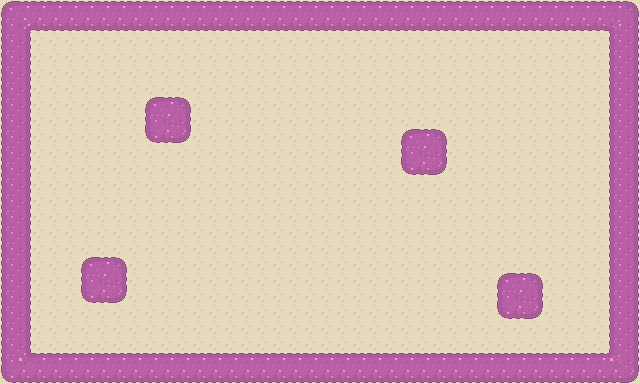

This game map was drawn from its Tiled (.tmx) file and the tilesets committed beside it. A one-line description and the full map source follow:
An orthogonal 40x24 tile map with 16x16 px tiles, 2 tile layers (floor, walls) and 13 objects.

<map version="1.0" tiledversion="1.0.2" orientation="orthogonal" renderorder="right-down" width="40" height="24" tilewidth="16" tileheight="16" nextobjectid="1">
 <tileset firstgid="1" name="tileset" tilewidth="16" tileheight="16" tilecount="36" columns="9">
  <image source="../img/tiles_purple.png" width="144" height="64" />
  <tile id="0">
   <objectgroup draworder="index">
    <object id="5" x="0" y="0" width="16" height="16" />
   </objectgroup>
  </tile>
  <tile id="1">
   <objectgroup draworder="index">
    <object id="1" x="0" y="0" width="16" height="16" />
   </objectgroup>
  </tile>
  <tile id="2">
   <objectgroup draworder="index">
    <object id="1" x="0" y="0" width="16" height="16" />
   </objectgroup>
  </tile>
  <tile id="3">
   <objectgroup draworder="index">
    <object id="1" x="0" y="0" width="16" height="16" />
   </objectgroup>
  </tile>
  <tile id="4">
   <objectgroup draworder="index">
    <object id="1" x="0" y="0" width="16" height="16" />
   </objectgroup>
  </tile>
  <tile id="9">
   <objectgroup draworder="index">
    <object id="1" x="0" y="0" width="16" height="16" />
   </objectgroup>
  </tile>
  <tile id="10">
   <objectgroup draworder="index">
    <object id="1" x="0" y="0" width="16" height="16" />
   </objectgroup>
  </tile>
  <tile id="11">
   <objectgroup draworder="index">
    <object id="1" x="0" y="0" width="16" height="16" />
   </objectgroup>
  </tile>
  <tile id="12">
   <objectgroup draworder="index">
    <object id="1" x="0" y="0" width="16" height="16" />
   </objectgroup>
  </tile>
  <tile id="13">
   <objectgroup draworder="index">
    <object id="1" x="0" y="0" width="16" height="16" />
   </objectgroup>
  </tile>
  <tile id="18">
   <objectgroup draworder="index" />
  </tile>
  <tile id="20">
   <objectgroup draworder="index">
    <object id="1" x="0" y="0" width="16" height="16" />
   </objectgroup>
  </tile>
  <tile id="21">
   <objectgroup draworder="index">
    <object id="1" x="0" y="0" width="16" height="16" />
   </objectgroup>
  </tile>
  <tile id="22">
   <objectgroup draworder="index">
    <object id="1" x="0" y="0" width="16" height="16" />
   </objectgroup>
  </tile>
 </tileset>
 <layer name="floor" width="40" height="24">
  <data encoding="csv">
19,19,19,19,19,19,19,19,19,19,19,19,19,19,19,19,19,19,19,19,19,19,19,19,19,19,19,19,19,19,19,19,19,19,19,19,19,19,19,19,
19,19,19,19,19,19,19,19,19,19,19,19,19,19,19,19,19,19,19,19,19,19,19,19,19,19,19,19,19,19,19,19,19,19,19,19,19,19,19,19,
19,19,19,19,19,19,19,19,19,19,19,19,19,19,19,19,19,19,19,19,19,19,19,19,19,19,19,19,19,19,19,19,19,19,19,19,19,19,19,19,
19,19,19,19,19,19,19,19,19,19,19,19,19,19,19,19,19,19,19,19,19,19,19,19,19,19,19,19,19,19,19,19,19,19,19,19,19,19,19,19,
19,19,19,19,19,19,19,19,19,19,19,19,19,19,19,19,19,19,19,19,19,19,19,19,19,19,19,19,19,19,19,19,19,19,19,19,19,19,19,19,
19,19,19,19,19,19,19,19,19,19,19,19,19,19,19,19,19,19,19,19,19,19,19,19,19,19,19,19,19,19,19,19,19,19,19,19,19,19,19,19,
19,19,19,19,19,19,19,19,19,19,19,19,19,19,19,19,19,19,19,19,19,19,19,19,19,19,19,19,19,19,19,19,19,19,19,19,19,19,19,19,
19,19,19,19,19,19,19,19,19,19,19,19,19,19,19,19,19,19,19,19,19,19,19,19,19,19,19,19,19,19,19,19,19,19,19,19,19,19,19,19,
19,19,19,19,19,19,19,19,19,19,19,19,19,19,19,19,19,19,19,19,19,19,19,19,19,19,19,19,19,19,19,19,19,19,19,19,19,19,19,19,
19,19,19,19,19,19,19,19,19,19,19,19,19,19,19,19,19,19,19,19,19,19,19,19,19,19,19,19,19,19,19,19,19,19,19,19,19,19,19,19,
19,19,19,19,19,19,19,19,19,19,19,19,19,19,19,19,19,19,19,19,19,19,19,19,19,19,19,19,19,19,19,19,19,19,19,19,19,19,19,19,
19,19,19,19,19,19,19,19,19,19,19,19,19,19,19,19,19,19,19,19,19,19,19,19,19,19,19,19,19,19,19,19,19,19,19,19,19,19,19,19,
19,19,19,19,19,19,19,19,19,19,19,19,19,19,19,19,19,19,19,19,19,19,19,19,19,19,19,19,19,19,19,19,19,19,19,19,19,19,19,19,
19,19,19,19,19,19,19,19,19,19,19,19,19,19,19,19,19,19,19,19,19,19,19,19,19,19,19,19,19,19,19,19,19,19,19,19,19,19,19,19,
19,19,19,19,19,19,19,19,19,19,19,19,19,19,19,19,19,19,19,19,19,19,19,19,19,19,19,19,19,19,19,19,19,19,19,19,19,19,19,19,
19,19,19,19,19,19,19,19,19,19,19,19,19,19,19,19,19,19,19,19,19,19,19,19,19,19,19,19,19,19,19,19,19,19,19,19,19,19,19,19,
19,19,19,19,19,19,19,19,19,19,19,19,19,19,19,19,19,19,19,19,19,19,19,19,19,19,19,19,19,19,19,19,19,19,19,19,19,19,19,19,
19,19,19,19,19,19,19,19,19,19,19,19,19,19,19,19,19,19,19,19,19,19,19,19,19,19,19,19,19,19,19,19,19,19,19,19,19,19,19,19,
19,19,19,19,19,19,19,19,19,19,19,19,19,19,19,19,19,19,19,19,19,19,19,19,19,19,19,19,19,19,19,19,19,19,19,19,19,19,19,19,
19,19,19,19,19,19,19,19,19,19,19,19,19,19,19,19,19,19,19,19,19,19,19,19,19,19,19,19,19,19,19,19,19,19,19,19,19,19,19,19,
19,19,19,19,19,19,19,19,19,19,19,19,19,19,19,19,19,19,19,19,19,19,19,19,19,19,19,19,19,19,19,19,19,19,19,19,19,19,19,19,
19,19,19,19,19,19,19,19,19,19,19,19,19,19,19,19,19,19,19,19,19,19,19,19,19,19,19,19,19,19,19,19,19,19,19,19,19,19,19,19,
19,19,19,19,19,19,19,19,19,19,19,19,19,19,19,19,19,19,19,19,19,19,19,19,19,19,19,19,19,19,19,19,19,19,19,19,19,19,19,19,
19,19,19,19,19,19,19,19,19,19,19,19,19,19,19,19,19,19,19,19,19,19,19,19,19,19,19,19,19,19,19,19,19,19,19,19,19,19,19,19
</data>
 </layer>
 <layer name="walls" width="40" height="24">
  <data encoding="csv">
3,4,4,4,4,4,4,4,4,4,4,4,4,4,4,4,4,4,4,4,4,4,4,4,4,4,4,4,4,4,4,4,4,4,4,4,4,4,4,5,
12,1,22,22,22,22,22,22,22,22,22,22,22,22,22,22,22,22,22,22,22,22,22,22,22,22,22,22,22,22,22,22,22,22,22,22,22,22,2,14,
12,14,0,0,0,0,0,0,0,0,0,0,0,0,0,0,0,0,0,0,0,0,0,0,0,0,0,0,0,0,0,0,0,0,0,0,0,0,12,14,
12,14,0,0,0,0,0,0,0,0,0,0,0,0,0,0,0,0,0,0,0,0,0,0,0,0,0,0,0,0,0,0,0,0,0,0,0,0,12,14,
12,14,0,0,0,0,0,0,0,0,0,0,0,0,0,0,0,0,0,0,0,0,0,0,0,0,0,0,0,0,0,0,0,0,0,0,0,0,12,14,
12,14,0,0,0,0,0,0,0,0,0,0,0,0,0,0,0,0,0,0,0,0,0,0,0,0,0,0,0,0,0,0,0,0,0,0,0,0,12,14,
12,14,0,0,0,0,0,0,0,3,4,5,0,0,0,0,0,0,0,0,0,0,0,0,0,0,0,0,0,0,0,0,0,0,0,0,0,0,12,14,
12,14,0,0,0,0,0,0,0,12,13,14,0,0,0,0,0,0,0,0,0,0,0,0,0,0,0,0,0,0,0,0,0,0,0,0,0,0,12,14,
12,14,0,0,0,0,0,0,0,21,22,23,0,0,0,0,0,0,0,0,0,0,0,0,0,3,4,5,0,0,0,0,0,0,0,0,0,0,12,14,
12,14,0,0,0,0,0,0,0,0,0,0,0,0,0,0,0,0,0,0,0,0,0,0,0,12,13,14,0,0,0,0,0,0,0,0,0,0,12,14,
12,14,0,0,0,0,0,0,0,0,0,0,0,0,0,0,0,0,0,0,0,0,0,0,0,21,22,23,0,0,0,0,0,0,0,0,0,0,12,14,
12,14,0,0,0,0,0,0,0,0,0,0,0,0,0,0,0,0,0,0,0,0,0,0,0,0,0,0,0,0,0,0,0,0,0,0,0,0,12,14,
12,14,0,0,0,0,0,0,0,0,0,0,0,0,0,0,0,0,0,0,0,0,0,0,0,0,0,0,0,0,0,0,0,0,0,0,0,0,12,14,
12,14,0,0,0,0,0,0,0,0,0,0,0,0,0,0,0,0,0,0,0,0,0,0,0,0,0,0,0,0,0,0,0,0,0,0,0,0,12,14,
12,14,0,0,0,0,0,0,0,0,0,0,0,0,0,0,0,0,0,0,0,0,0,0,0,0,0,0,0,0,0,0,0,0,0,0,0,0,12,14,
12,14,0,0,0,0,0,0,0,0,0,0,0,0,0,0,0,0,0,0,0,0,0,0,0,0,0,0,0,0,0,0,0,0,0,0,0,0,12,14,
12,14,0,0,0,3,4,5,0,0,0,0,0,0,0,0,0,0,0,0,0,0,0,0,0,0,0,0,0,0,0,0,0,0,0,0,0,0,12,14,
12,14,0,0,0,12,13,14,0,0,0,0,0,0,0,0,0,0,0,0,0,0,0,0,0,0,0,0,0,0,0,3,4,5,0,0,0,0,12,14,
12,14,0,0,0,21,22,23,0,0,0,0,0,0,0,0,0,0,0,0,0,0,0,0,0,0,0,0,0,0,0,12,13,14,0,0,0,0,12,14,
12,14,0,0,0,0,0,0,0,0,0,0,0,0,0,0,0,0,0,0,0,0,0,0,0,0,0,0,0,0,0,21,22,23,0,0,0,0,12,14,
12,14,0,0,0,0,0,0,0,0,0,0,0,0,0,0,0,0,0,0,0,0,0,0,0,0,0,0,0,0,0,0,0,0,0,0,0,0,12,14,
12,14,0,0,0,0,0,0,0,0,0,0,0,0,0,0,0,0,0,0,0,0,0,0,0,0,0,0,0,0,0,0,0,0,0,0,0,0,12,14,
12,10,4,4,4,4,4,4,4,4,4,4,4,4,4,4,4,4,4,4,4,4,4,4,4,4,4,4,4,4,4,4,4,4,4,4,4,4,11,14,
21,22,22,22,22,22,22,22,22,22,22,22,22,22,22,22,22,22,22,22,22,22,22,22,22,22,22,22,22,22,22,22,22,22,22,22,22,22,22,23
</data>
 </layer>
</map>